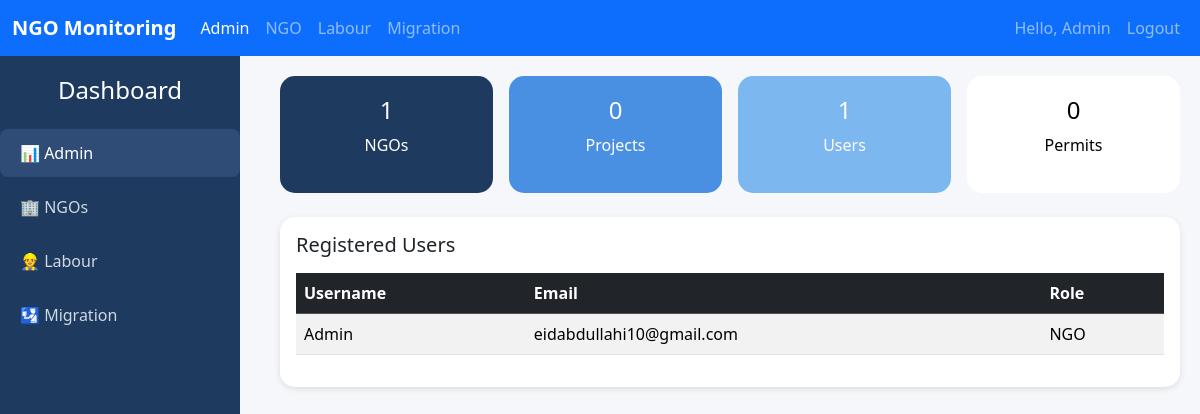
/dashboard/admin/ (signed in), run on the app's committed database.
### core/models.py (models this page shows, shortened)
class User(AbstractUser):
    NGO = "NGO"
    LABOUR = "LABOUR"
    MIGRATION = "MIGRATION"
    ADMIN = "ADMIN"
    ROLE_CHOICES = [
        (NGO, "NGO"),
        (LABOUR, "Labour"),
        (MIGRATION, "Migration"),
        (ADMIN, "Admin"),
    ]
    role = models.CharField(max_length=20, choices=ROLE_CHOICES, default=NGO)

### core/views.py (the view)
# urls.py: path("dashboard/admin/", views.admin_dashboard, name="admin_dashboard"),
@login_required
def admin_dashboard(request):
    require_role(request.user, User.ADMIN)
    stats = {
        "ngos": NGO.objects.count(),
        "projects": Project.objects.count(),
        "users": User.objects.count(),
        "permits": Permit.objects.count(),
    }
    users = User.objects.all().order_by("username")
    return render(request, "core/admin_dashboard.html", {"stats": stats, "users": users})

### core/utils.py (called while the page is built)
def require_role(user, *roles):
    if user.is_superuser:
        return
    if user.role not in roles:
        raise PermissionDenied("You do not have permission for this action.")

### core/templates/core/admin_dashboard.html (shortened to what this page needs)
{% extends "core/base_dashboard.html" %}
{% block content %}
<div class="row g-3 mb-4">
    <div class="col-md-3">
        <div class="stats-card bg-dark-blue">
            <h4>{{ stats.ngos }}</h4>
            <p>NGOs</p>
        </div>
    </div>
    <div class="col-md-3">
        <div class="stats-card bg-blue">
            <h4>{{ stats.projects }}</h4>
            <p>Projects</p>
        </div>
    </div>
    <div class="col-md-3">
        <div class="stats-card bg-light-blue">
            <h4>{{ stats.users }}</h4>
            <p>Users</p>
        </div>
    </div>
    <div class="col-md-3">
        <div class="stats-card bg-white">
            <h4>{{ stats.permits }}</h4>
            <p>Permits</p>
        </div>
    </div>
</div>
<div class="card p-3">
    <h5 class="mb-3">Registered Users</h5>
    <div class="table-responsive">
        <table class="table table-striped table-hover">
            <thead class="table-dark">
                <tr>
                    <th>Username</th>
                    <th>Email</th>
                    <th>Role</th>
                </tr>
            </thead>
            <tbody>
                {% for u in users %}
                <tr>
                    <td>{{ u.username }}</td>
                    <td>{{ u.email }}</td>
                    <td>{{ u.get_role_display }}</td>
                </tr>
                {% empty %}
                <tr>
                    <td colspan="3" class="text-center">No users found.</td>
                </tr>
                {% endfor %}
            </tbody>
        </table>
    </div>
</div>
{% endblock %}

### core/templates/core/base_dashboard.html (shortened to what this page needs)
{% load static %}
<!DOCTYPE html>
<html lang="en">
<head>
<link href="https://cdn.jsdelivr.net/npm/bootstrap@5.3.3/dist/css/bootstrap.min.css" rel="stylesheet">
</head>
<body>
<nav class="navbar navbar-expand-lg navbar-dark bg-primary">
  <div class="container-fluid">
    <a class="navbar-brand" href="#">NGO Monitoring</a>
    <div class="collapse navbar-collapse">
      <ul class="navbar-nav me-auto">
        <li class="nav-item"><a class="nav-link {% if request.path == '/dashboard/admin/' %}active{% endif %}" href="{% url 'admin_dashboard' %}">Admin</a></li>
        <li class="nav-item"><a class="nav-link {% if request.path == '/dashboard/ngo/' %}active{% endif %}" href="{% url 'ngo_dashboard' %}">NGO</a></li>
        <li class="nav-item"><a class="nav-link {% if request.path == '/dashboard/labour/' %}active{% endif %}" href="{% url 'labour_dashboard' %}">Labour</a></li>
        <li class="nav-item"><a class="nav-link {% if request.path == '/dashboard/migration/' %}active{% endif %}" href="{% url 'migration_dashboard' %}">Migration</a></li>
      </ul>
      <ul class="navbar-nav">
        {% if user.is_authenticated %}
        <li class="nav-item"><span class="nav-link">Hello, {{ user.username }}</span></li>
        <li class="nav-item"><a class="nav-link" href="{% url 'logout' %}">Logout</a></li>
        {% else %}
        <li class="nav-item"><a class="nav-link" href="{% url 'login' %}">Login</a></li>
        {% endif %}
      </ul>
    </div>
  </div>
</nav>
<div class="sidebar">
  <h4 class="text-center mb-4">Dashboard</h4>
  <a href="{% url 'admin_dashboard' %}" class="{% if request.path == '/dashboard/admin/' %}active{% endif %}">📊 Admin</a>
  <a href="{% url 'ngo_dashboard' %}" class="{% if request.path == '/dashboard/ngo/' %}active{% endif %}">🏢 NGOs</a>
  <a href="{% url 'labour_dashboard' %}" class="{% if request.path == '/dashboard/labour/' %}active{% endif %}">👷 Labour</a>
  <a href="{% url 'migration_dashboard' %}" class="{% if request.path == '/dashboard/migration/' %}active{% endif %}">🛂 Migration</a>
</div>
<div class="main-content">
  {% block content %}{% endblock %}
</div>
</body>
</html>

### core/templates/core/base_dashboard.html (style rules this page uses)
body { background-color: #f5f7fa; font-family: 'Segoe UI', Tahoma, Geneva, Verdana, sans-serif; }
.navbar-brand { font-weight: bold; }
.sidebar { height: 100vh; background: #1e3a5f; color: #fff; padding-top: 20px; position: fixed; width: 240px; }
.sidebar a { color: #cfd8e3; text-decoration: none; padding: 12px 20px; display: block; border-radius: 8px; margin: 6px 0; }
.sidebar a:hover, .sidebar a.active { background: #2e4c76; color: #fff; }
.main-content { margin-left: 260px; padding: 20px; }
.card { border: none; border-radius: 15px; box-shadow: 0px 2px 6px rgba(0,0,0,0.1); }
.stats-card { color: #fff; padding: 20px; border-radius: 15px; text-align: center; }
.bg-dark-blue { background: #1e3a5f; }
.bg-blue { background: #4a90e2; }
.bg-light-blue { background: #7db7f0; }
.bg-white { background: #fff; color: #000; }

### data on the page
User: username "Admin", email "eidabdullahi10@gmail.com", role "NGO"

### other printed values
{{ stats.ngos }} "1"
{{ stats.projects }} "0"
{{ stats.users }} "1"
{{ stats.permits }} "0"
